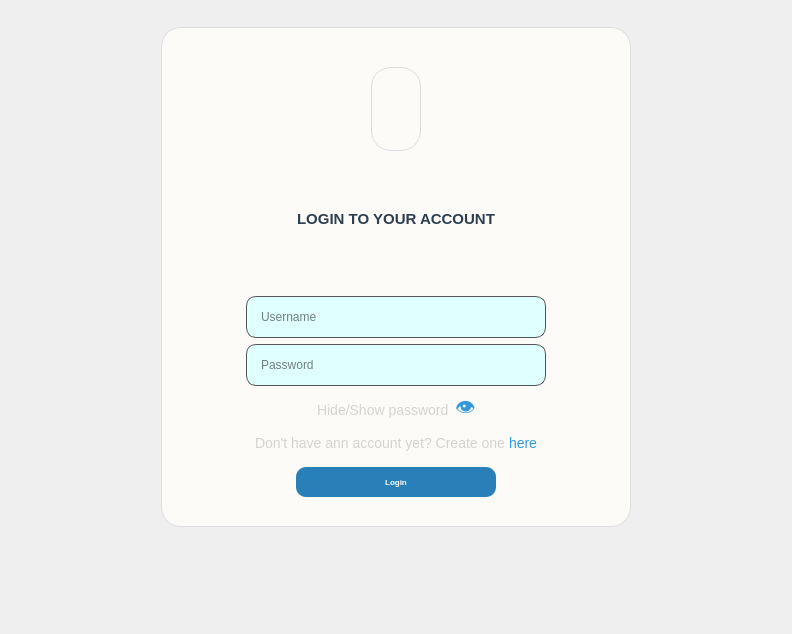
<?xml version="1.0" encoding="UTF-8"?>
<ui version="4.0">
 <class>MainWindow</class>
 <widget class="QMainWindow" name="MainWindow">
  <property name="geometry">
   <rect>
    <x>0</x>
    <y>0</y>
    <width>792</width>
    <height>634</height>
   </rect>
  </property>
  <property name="windowTitle">
   <string>MainWindow</string>
  </property>
  <property name="styleSheet">
   <string notr="true">#centralwidget {
    border-image: url(:/Login/background.jpg) 0 0 0 0 stretch stretch;
}</string>
  </property>
  <widget class="QWidget" name="centralwidget">
   <layout class="QGridLayout" name="gridLayout">
    <item row="1" column="0">
     <spacer name="horizontalSpacer">
      <property name="orientation">
       <enum>Qt::Horizontal</enum>
      </property>
      <property name="sizeHint" stdset="0">
       <size>
        <width>182</width>
        <height>20</height>
       </size>
      </property>
     </spacer>
    </item>
    <item row="0" column="1">
     <spacer name="verticalSpacer">
      <property name="orientation">
       <enum>Qt::Vertical</enum>
      </property>
      <property name="sizeHint" stdset="0">
       <size>
        <width>20</width>
        <height>67</height>
       </size>
      </property>
     </spacer>
    </item>
    <item row="3" column="1">
     <spacer name="verticalSpacer_2">
      <property name="orientation">
       <enum>Qt::Vertical</enum>
      </property>
      <property name="sizeHint" stdset="0">
       <size>
        <width>20</width>
        <height>146</height>
       </size>
      </property>
     </spacer>
    </item>
    <item row="2" column="2">
     <spacer name="horizontalSpacer_2">
      <property name="orientation">
       <enum>Qt::Horizontal</enum>
      </property>
      <property name="sizeHint" stdset="0">
       <size>
        <width>182</width>
        <height>20</height>
       </size>
      </property>
     </spacer>
    </item>
    <item row="1" column="1" rowspan="2">
     <widget class="QFrame" name="frame">
      <property name="minimumSize">
       <size>
        <width>200</width>
        <height>500</height>
       </size>
      </property>
      <property name="maximumSize">
       <size>
        <width>800</width>
        <height>900</height>
       </size>
      </property>
      <property name="baseSize">
       <size>
        <width>400</width>
        <height>450</height>
       </size>
      </property>
      <property name="styleSheet">
       <string notr="true">QFrame {
    background-color: #fdfbf7; /* Màu trắng ngà/kem */
    border-radius: 20px;
    border: 1px solid #dcdde1;
}</string>
      </property>
      <property name="frameShape">
       <enum>QFrame::StyledPanel</enum>
      </property>
      <property name="frameShadow">
       <enum>QFrame::Raised</enum>
      </property>
      <layout class="QVBoxLayout" name="verticalLayout">
       <item>
        <layout class="QHBoxLayout" name="logoLayout">
         <property name="topMargin">
          <number>30</number>
         </property>
         <property name="bottomMargin">
          <number>10</number>
         </property>
         <item>
          <spacer name="horizontalSpacer_3">
           <property name="orientation">
            <enum>Qt::Horizontal</enum>
           </property>
           <property name="sizeHint" stdset="0">
            <size>
             <width>40</width>
             <height>20</height>
            </size>
           </property>
          </spacer>
         </item>
         <item>
          <widget class="QLabel" name="lblLogo">
           <property name="minimumSize">
            <size>
             <width>50</width>
             <height>50</height>
            </size>
           </property>
           <property name="maximumSize">
            <size>
             <width>100</width>
             <height>100</height>
            </size>
           </property>
           <property name="baseSize">
            <size>
             <width>60</width>
             <height>60</height>
            </size>
           </property>
           <property name="styleSheet">
            <string notr="true"/>
           </property>
           <property name="text">
            <string/>
           </property>
           <property name="pixmap">
            <pixmap resource="../ASSETS/res.qrc">:/Login/logo.png</pixmap>
           </property>
           <property name="scaledContents">
            <bool>true</bool>
           </property>
           <property name="alignment">
            <set>Qt::AlignCenter</set>
           </property>
          </widget>
         </item>
         <item>
          <spacer name="horizontalSpacer_4">
           <property name="orientation">
            <enum>Qt::Horizontal</enum>
           </property>
           <property name="sizeHint" stdset="0">
            <size>
             <width>40</width>
             <height>20</height>
            </size>
           </property>
          </spacer>
         </item>
        </layout>
       </item>
       <item>
        <widget class="QLabel" name="lblTitle">
         <property name="styleSheet">
          <string notr="true">QLabel#lblTitle {
	border: none;
    font-size: 15px;           /* Chữ to rõ */
    font-weight: bold;         /* In đậm */
    color: #2c3e50;            /* Màu xanh đen sang trọng */
    font-family: &quot;Segoe UI&quot;;   /* Font hiện đại (có thể đổi thành Arial) */
    margin-bottom: 20px;       /* Tạo khoảng cách với ô Username bên dưới */
}
</string>
         </property>
         <property name="text">
          <string>LOGIN TO YOUR ACCOUNT</string>
         </property>
         <property name="alignment">
          <set>Qt::AlignCenter</set>
         </property>
        </widget>
       </item>
       <item>
        <layout class="QHBoxLayout" name="usernameInputLayout">
         <property name="leftMargin">
          <number>0</number>
         </property>
         <property name="rightMargin">
          <number>0</number>
         </property>
         <item>
          <spacer name="horizontalSpacer_8">
           <property name="orientation">
            <enum>Qt::Horizontal</enum>
           </property>
           <property name="sizeHint" stdset="0">
            <size>
             <width>40</width>
             <height>20</height>
            </size>
           </property>
          </spacer>
         </item>
         <item>
          <widget class="QLineEdit" name="username">
           <property name="minimumSize">
            <size>
             <width>300</width>
             <height>40</height>
            </size>
           </property>
           <property name="baseSize">
            <size>
             <width>180</width>
             <height>60</height>
            </size>
           </property>
           <property name="styleSheet">
            <string notr="true">QLineEdit {
    border: 1px solid #555555; /* Viền màu xám, dày 2px */
    border-radius: 10px;       /* Độ bo tròn (số càng lớn càng tròn) */
    padding-left: 10px;        /* Đệm trái để chữ không sát mép */
    padding-right: 10px;       /* Đệm phải */
    background-color:  #e0ffff ; /* Màu nền */
    color: black;              /* Màu chữ */
	padding: 12px;

}

/* Hiệu ứng khi bấm chuột vào */
QLineEdit:focus {
    border: 1px solid #00aaff; /* Đổi màu viền sang xanh dương */
}

</string>
           </property>
           <property name="alignment">
            <set>Qt::AlignLeading|Qt::AlignLeft|Qt::AlignVCenter</set>
           </property>
           <property name="placeholderText">
            <string notr="true">Username</string>
           </property>
          </widget>
         </item>
         <item>
          <spacer name="horizontalSpacer_7">
           <property name="orientation">
            <enum>Qt::Horizontal</enum>
           </property>
           <property name="sizeHint" stdset="0">
            <size>
             <width>40</width>
             <height>20</height>
            </size>
           </property>
          </spacer>
         </item>
        </layout>
       </item>
       <item>
        <layout class="QHBoxLayout" name="horizontalLayout">
         <property name="rightMargin">
          <number>0</number>
         </property>
         <item>
          <spacer name="horizontalSpacer_9">
           <property name="orientation">
            <enum>Qt::Horizontal</enum>
           </property>
           <property name="sizeHint" stdset="0">
            <size>
             <width>40</width>
             <height>20</height>
            </size>
           </property>
          </spacer>
         </item>
         <item>
          <widget class="QLineEdit" name="password">
           <property name="minimumSize">
            <size>
             <width>300</width>
             <height>40</height>
            </size>
           </property>
           <property name="baseSize">
            <size>
             <width>180</width>
             <height>60</height>
            </size>
           </property>
           <property name="styleSheet">
            <string notr="true">QLineEdit {
    border: 1px solid #555555; /* Viền màu xám, dày 2px */
    border-radius: 10px;       /* Độ bo tròn (số càng lớn càng tròn) */
    padding-left: 10px;        /* Đệm trái để chữ không sát mép */
    padding-right: 10px;       /* Đệm phải */
    background-color:  #e0ffff ; /* Màu nền */
    color: black;              /* Màu chữ */
	padding: 12px;
}

/* Hiệu ứng khi bấm chuột vào */
QLineEdit:focus {
    border: 1px solid #00aaff; /* Đổi màu viền sang xanh dương */
}

QLineEdit::placeholderText{
	color: #000000;
	front-style: italic;
	font-weight: normal;
}</string>
           </property>
           <property name="alignment">
            <set>Qt::AlignLeading|Qt::AlignLeft|Qt::AlignVCenter</set>
           </property>
           <property name="placeholderText">
            <string notr="true">Password</string>
           </property>
          </widget>
         </item>
         <item>
          <spacer name="horizontalSpacer_10">
           <property name="orientation">
            <enum>Qt::Horizontal</enum>
           </property>
           <property name="sizeHint" stdset="0">
            <size>
             <width>40</width>
             <height>20</height>
            </size>
           </property>
          </spacer>
         </item>
        </layout>
       </item>
       <item>
        <layout class="QHBoxLayout" name="horizontalLayout_3">
         <item>
          <spacer name="horizontalSpacer_13">
           <property name="orientation">
            <enum>Qt::Horizontal</enum>
           </property>
           <property name="sizeHint" stdset="0">
            <size>
             <width>40</width>
             <height>20</height>
            </size>
           </property>
          </spacer>
         </item>
         <item>
          <widget class="QLabel" name="label_2">
           <property name="styleSheet">
            <string notr="true">QLabel {
    background-color: transparent; /* Nền trong suốt */
    border: none;                  /* Bỏ viền */
    color: #d3d3d3;                /* Màu xanh link (giống web) */
    font-size: 14px;
    text-align: Right;              /* Canh trái (hoặc center tùy bạn) */
}</string>
           </property>
           <property name="text">
            <string>Hide/Show password</string>
           </property>
          </widget>
         </item>
         <item>
          <widget class="QPushButton" name="showPasswordBt">
           <property name="styleSheet">
            <string notr="true">QPushButton {
    background-color: transparent; /* Nền trong suốt */
    border: none;                  /* Không viền */
    font-size: 20px;               /* Chữ to ra cho dễ bấm */
    color: #3498db;                /* Màu xanh */
}
QPushButton:hover {
    color: #2980b9;                /* Đổi màu khi di chuột */
}</string>
           </property>
           <property name="text">
            <string>👁</string>
           </property>
           <property name="checkable">
            <bool>true</bool>
           </property>
          </widget>
         </item>
         <item>
          <spacer name="horizontalSpacer_14">
           <property name="orientation">
            <enum>Qt::Horizontal</enum>
           </property>
           <property name="sizeHint" stdset="0">
            <size>
             <width>40</width>
             <height>20</height>
            </size>
           </property>
          </spacer>
         </item>
        </layout>
       </item>
       <item>
        <layout class="QHBoxLayout" name="reminderLayout_log">
         <property name="spacing">
          <number>4</number>
         </property>
         <item>
          <spacer name="horizontalSpacer_5">
           <property name="orientation">
            <enum>Qt::Horizontal</enum>
           </property>
           <property name="sizeHint" stdset="0">
            <size>
             <width>40</width>
             <height>20</height>
            </size>
           </property>
          </spacer>
         </item>
         <item>
          <widget class="QLabel" name="label">
           <property name="styleSheet">
            <string notr="true">/* Trạng thái bình thường: Trong suốt, không viền */
QLabel {
    background-color: transparent; /* Nền trong suốt */
    border: none;                  /* Bỏ viền */
    color: #d3d3d3;                /* Màu xanh link (giống web) */
    font-size: 14px;
    text-align: left;              /* Canh trái (hoặc center tùy bạn) */
}
</string>
           </property>
           <property name="text">
            <string>Don't have ann account yet? Create one</string>
           </property>
          </widget>
         </item>
         <item>
          <widget class="QPushButton" name="toRegisterBt">
           <property name="styleSheet">
            <string notr="true">/* Trạng thái bình thường: Trong suốt, không viền */
QPushButton {
    background-color: transparent; /* Nền trong suốt */
    border: none;                  /* Bỏ viền */
    color: #3498db;                /* Màu xanh link (giống web) */
    font-size: 14px;
    text-align: left;              /* Canh trái (hoặc center tùy bạn) */
}

/* Khi di chuột vào: Gạch chân và đổi màu đậm hơn */
QPushButton:hover {
    color: #1d72b8;                /* Xanh đậm hơn */
    text-decoration: underline;    /* Gạch chân (đây là mấu chốt) */
}

/* Khi bấm xuống */
QPushButton:pressed {
    color: #155a8a;
}</string>
           </property>
           <property name="text">
            <string>here</string>
           </property>
          </widget>
         </item>
         <item>
          <spacer name="horizontalSpacer_6">
           <property name="orientation">
            <enum>Qt::Horizontal</enum>
           </property>
           <property name="sizeHint" stdset="0">
            <size>
             <width>40</width>
             <height>20</height>
            </size>
           </property>
          </spacer>
         </item>
        </layout>
       </item>
       <item>
        <layout class="QHBoxLayout" name="loginBtLayout">
         <property name="leftMargin">
          <number>100</number>
         </property>
         <property name="rightMargin">
          <number>100</number>
         </property>
         <item>
          <spacer name="horizontalSpacer_11">
           <property name="orientation">
            <enum>Qt::Horizontal</enum>
           </property>
           <property name="sizeHint" stdset="0">
            <size>
             <width>40</width>
             <height>20</height>
            </size>
           </property>
          </spacer>
         </item>
         <item>
          <widget class="QPushButton" name="loginBt">
           <property name="minimumSize">
            <size>
             <width>200</width>
             <height>40</height>
            </size>
           </property>
           <property name="baseSize">
            <size>
             <width>220</width>
             <height>50</height>
            </size>
           </property>
           <property name="styleSheet">
            <string notr="true">/* --- TRẠNG THÁI BÌNH THƯỜNG --- */
QPushButton {
    background-color: #2980b9; /* Màu xanh dương (Màu nền chính) */
    color: white;              /* Màu chữ */
    font-weight: bold;         /* Chữ đậm */
    font-size: 8px;           /* Cỡ chữ */
    border-radius: 10px;       /* Bo tròn góc */
    padding: 10px;             /* Khoảng cách đệm để nút to ra */
    border: none;              /* Xóa viền xấu xí mặc định */
	margin-top: 8px;
	margin-bottom: 20px;
}

/* --- KHI DI CHUỘT VÀO (HOVER) --- */
QPushButton:hover {
    background-color: #3498db; /* Đổi sang màu xanh sáng hơn */
}

/* --- KHI BẤM GIỮ CHUỘT (PRESSED) --- */
QPushButton:pressed {
    background-color: #1f618d; /* Đổi sang màu tối hơn (cảm giác nút lún xuống) */
    padding-top: 12px;         /* (Mẹo) Dịch chữ xuống 1 xíu tạo cảm giác nhấn thật */
    padding-left: 12px;
}</string>
           </property>
           <property name="text">
            <string>Login</string>
           </property>
          </widget>
         </item>
         <item>
          <spacer name="horizontalSpacer_12">
           <property name="orientation">
            <enum>Qt::Horizontal</enum>
           </property>
           <property name="sizeHint" stdset="0">
            <size>
             <width>40</width>
             <height>20</height>
            </size>
           </property>
          </spacer>
         </item>
        </layout>
       </item>
      </layout>
     </widget>
    </item>
   </layout>
  </widget>
 </widget>
 <resources>
  <include location="../ASSETS/res.qrc"/>
  <include location="../ASSETS/res.qrc"/>
 </resources>
 <connections/>
</ui>
